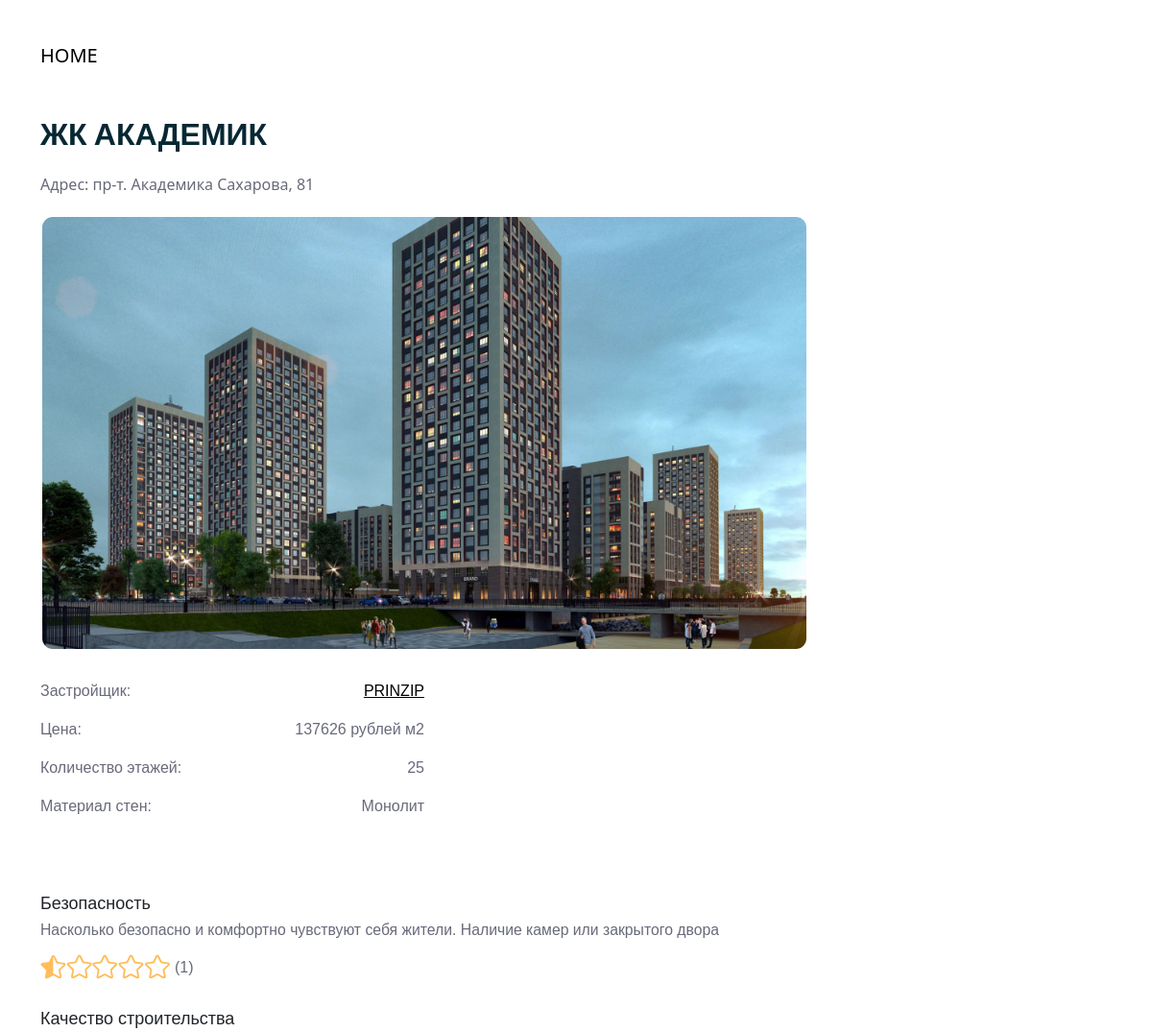
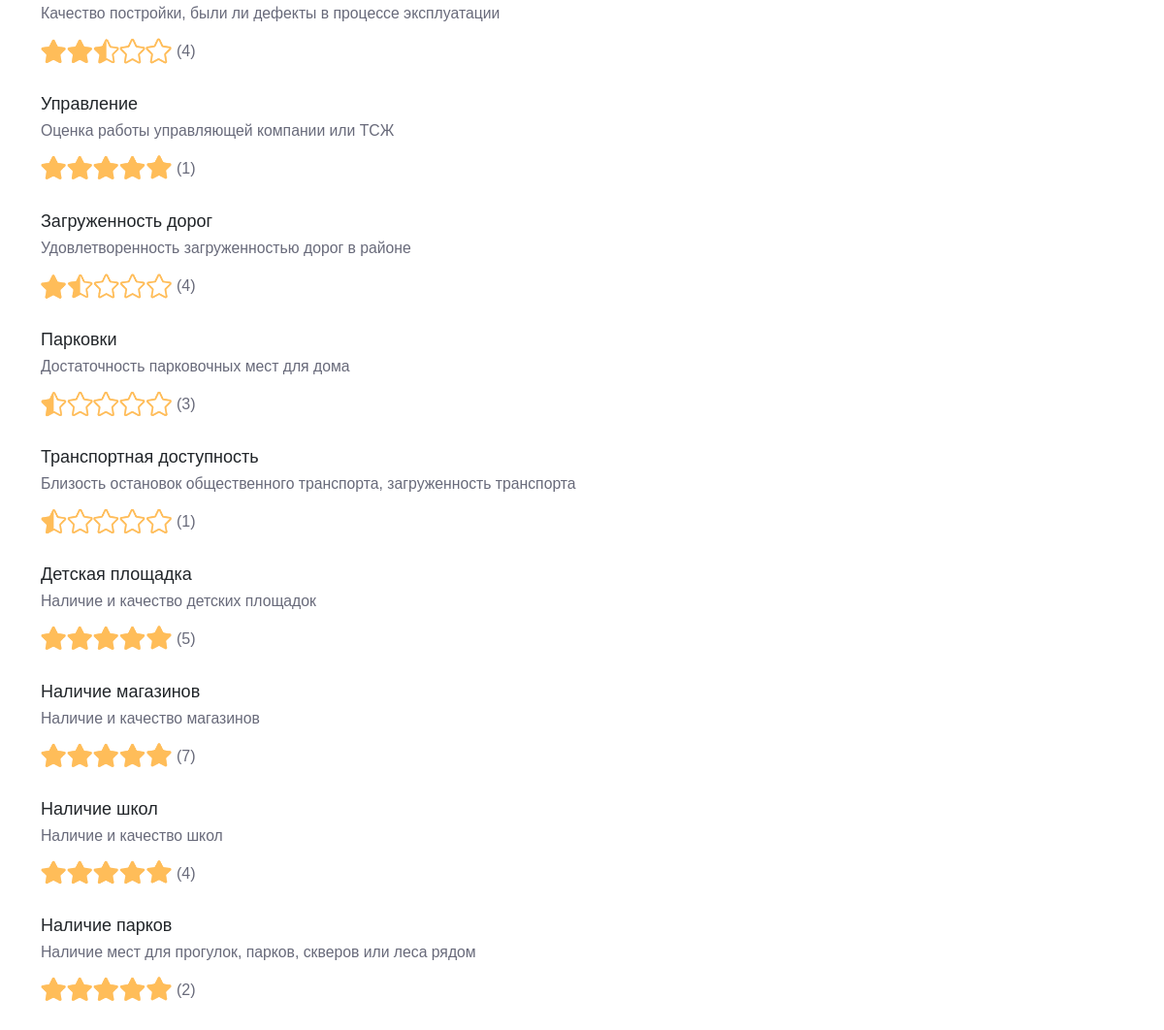
/complex/5, run on the app's committed database (2 pictures, top to bottom).
### tables this page shows
CREATE TABLE "complex"
(
    id          INTEGER
        primary key autoincrement,
    title       TEXT not null,
    address     TEXT,
    price       INTEGER,
    total_floor text,
    company     integer
        references company,
    image       text,
    link        text,
    slug        text
, material text, year integer);

CREATE TABLE "company"
(
    company_id integer
        constraint company_pk
            primary key,
    name       text,
    logo       text
);

CREATE TABLE "complex_review"
(
    complex_review_id integer not null
        primary key autoincrement,
    complex_id        integer
        references complex
            on delete cascade,
    district          text,
    construction      text,
    administration    text,
    playground        text,
    transport         text,
    shop              text,
    school            text,
    park              text,
    roads             text,
    parking           text
, district_count integer, construction_count integer, administration_count integer, playground_count integer, transport_count integer, shop_count integer, school_count integer, park_count integer, roads_count integer, parking_count integer);

### app.py (the view)
@app.route('/complex/<int:complex_id>')
def complex(complex_id):
    complex = get_complex(complex_id)
    return render_template('post.html', complex=complex)

### app.py (called while the page is built)
def get_db_connection():
    conn = sqlite3.connect('database.db')
    conn.row_factory = sqlite3.Row
    return conn

def get_complex(complex_id):
    conn = get_db_connection()
    complex = conn.execute('SELECT * FROM complex INNER JOIN complex_review ON complex.id = complex_review.complex_id INNER JOIN company ON company.company_id = complex.company WHERE complex.id = ?',
                           (complex_id,)).fetchone()
    conn.close()
    if complex is None:
        abort(404)
    return complex

### templates/post.html (shortened to what this page needs)
<!doctype html>
<html lang="en">
<head>
    <link href="https://cdn.jsdelivr.net/npm/bootstrap@5.2.3/dist/css/bootstrap.min.css" rel="stylesheet"
>
    <link rel="stylesheet" href="/static/css.css">
</head>
<body>
<nav class="navbar navbar-expand-lg bg-light">
    <div class="container-fluid">
        <a class="navbar-brand" href="{{ url_for('index') }}">HOME</a>
    </div>
</nav>
<div class="container">
    <div class="header-info-block">
        <p class="header"> {{ complex['title'] }}</p>
        <p class="address"> Адрес: {{ complex['address'] }}</p>
    </div>
    <div class="mainWrapper">
        <div class="postWrapper">
            <img src="{{ complex['image'] }}" class="card-img" alt="...">
        </div>
        <div class="apartment-description">
            <div class="line" style="rgb(104, 106, 122);">
                <p>Застройщик:</p>
                <a href="{{ url_for('company', company_id=complex['company_id']) }}">
                    <p><u> {{ complex['name'] }}</u></p>
                </a>
            </div>
            <div class="line">
                <p> Цена:</p>
                <p>{{ complex['price'] }} рублей м2</p>
            </div>
            <div class="line">
                <p> Количество этажей:</p>
                <p> {{ complex['total_floor'] }}</p>
            </div>
            <div class="line">
                <p> Материал стен:</p>
                <p> {{ complex['material'] }}</p>
            </div>
        </div>
    </div>
    <div class="general-description">
        <div class="ratingDescription">
            <div class="left-wrapper">
                <div class="category"> Безопасность</div>
                <div class="memo"><small>Насколько безопасно и комфортно чувствуют себя жители. Наличие камер или закрытого двора</small></div>
                <div class="rating-wrapper">
                    <img src="{{ complex['district'] }}" class="rating-img" alt="...">
                    <div class="count">({{ complex['district_count'] }})</div>
                </div>
                <div class="category"> Качество строительства</div>
                <div class="memo"><small>Качество постройки, были ли дефекты в процессе эксплуатации </small></div>
                <div class="rating-wrapper">
                    <img src="{{ complex['construction'] }}" class="rating-img" alt="...">
                    <div class="count">({{ complex['construction_count'] }})</div>
                </div>
                <div class="category"> Управление </div>
                <div class="memo"><small>Оценка работы управляющей компании или ТСЖ</small></div>
                <div class="rating-wrapper">
                    <img src="{{ complex['administration'] }}" class="rating-img" alt="...">
                    <div class="count">({{ complex['administration_count'] }})</div>
                </div>
                <div class="category"> Загруженность дорог</div>
                <div class="memo"><small>Удовлетворенность загруженностью дорог в районе</small></div>
                <div class="rating-wrapper">
                    <img src="{{ complex['roads'] }}" class="rating-img" alt="...">
                    <div class="count">({{ complex['roads_count'] }})</div>
                </div>
                <div class="category"> Парковки</div>
                <div class="memo"><small>Достаточность парковочных мест для дома</small></div>
                <div class="rating-wrapper">
                    <img src="{{ complex['parking'] }}" class="rating-img" alt="...">
                    <div class="count">({{ complex['parking_count'] }})</div>
                </div>
            </div>
            <div class="right-wrapper">
                <div class="category"> Транспортная доступность</div>
                <div class="memo"><small>Близость остановок общественного транспорта, загруженность транспорта</small></div>
                <div class="rating-wrapper">
                    <img src="{{ complex['transport'] }}" class="rating-img" alt="...">
                    <div class="count">({{ complex['transport_count'] }})</div>
                </div>
                <div class="category"> Детская площадка</div>
                <div class="memo"><small>Наличие и качество детских площадок</small></div>
                <div class="rating-wrapper">
                    <img src="{{ complex['playground'] }}" class="rating-img" alt="...">
                    <div class="count">({{ complex['playground_count'] }})</div>
                </div>
                <div class="category"> Наличие магазинов</div>
                <div class="memo"><small>Наличие и качество магазинов</small></div>
                <div class="rating-wrapper">
                    <img src="{{ complex['shop'] }}" class="rating-img" alt="...">
                    <div class="count">({{ complex['shop_count'] }})</div>
                </div>
                <div class="category"> Наличие школ</div>
                <div class="memo"><small>Наличие и качество школ</small></div>
                <div class="rating-wrapper">
                    <img src="{{ complex['school'] }}" class="rating-img" alt="...">
                    <div class="count">({{ complex['school_count'] }})</div>
                </div>
                <div class="category"> Наличие парков</div>
                <div class="memo"><small>Наличие мест для прогулок, парков, скверов или леса рядом</small></div>
                <div class="rating-wrapper">
                    <img src="{{ complex['park'] }}" class="rating-img" alt="...">
                    <div class="count">({{ complex['park_count'] }})</div>
                </div>
            </div>
        </div>
    </div>
</div>
</body>
</html>

### static/css.css (style rules this page uses)
.navbar { margin: 30px; background-color: white !important; }
a { color: black !important; text-decoration: none !important; }
.address { font-size: 17px; color: gray; }
.mainWrapper { display: flex; flex-wrap: wrap; flex-direction: row; justify-content: flex-start; margin-top: 20px; }
.rating-img { width: 135px; }
.header { text-transform: uppercase; font-size: 32px; font-weight: 600; font-family: "Roboto Condensed", sans-serif; color: rgb(7, 40, 51); }
.address { color: rgb(104, 106, 122); font-size: 16px; }
.card-img { border: 2px solid #fff !important; border-radius: 13px; object-fit: cover; }
.line { display:flex; flex-direction: row; justify-content: space-between; }
.postWrapper { max-width: 800px; }
.general-description { margin-right: 20px; margin-top: 30px; font-family: "dinpro", sans-serif; padding-top: 30px; }
.ratingDescription { font-size: 18px; display: flex; justify-content: space-between; }
.left-wrapper { flex-basis: 500px; }
.right-wrapper { flex-basis: 500px; }
.apartment-description { display: flex; flex-direction: column; width: 400px; color: rgb(104, 106, 122); font-family: "dinpro", sans-serif; margin-left: 30px; }
.memo { color: rgb(104, 106, 122); font-family: "dinpro", sans-serif; }
.rating-wrapper { display: flex; margin-bottom: 25px; margin-top: 10px; color: rgb(104, 106, 122); font-family: "dinpro", sans-serif; }
.count { padding-top: 4px; padding-left: 5px; font-size: 16px; }
@media (max-width: 1400px) { .apartment-description { display: flex; flex-direction: column; width: 400px; color: rgb(104, 106, 122); font-family: "dinpro", sans-serif; margin-left: 0; margin-top: 30px; } }
@media (max-width: 1400px) { .ratingDescription { font-size: 18px; display: flex; flex-direction: column; } }
@media (max-width: 1400px) { .general-description { margin-right: 0; margin-top: 30px; } }

### data on the page
complex: title "ЖК АКАДЕМИК", address "пр-т. Академика Сахарова, 81", image (picture), price "137626", total_floor "25", material "Монолит"
company: name "PRINZIP"
complex_review: district (picture), district_count "1", construction (picture), construction_count "4", administration (picture), administration_count "1", roads (picture), roads_count "4", parking (picture), parking_count "3", transport (picture), transport_count "1", playground (picture), playground_count "5", shop (picture), shop_count "7", school (picture), school_count "4", park (picture), park_count "2"
